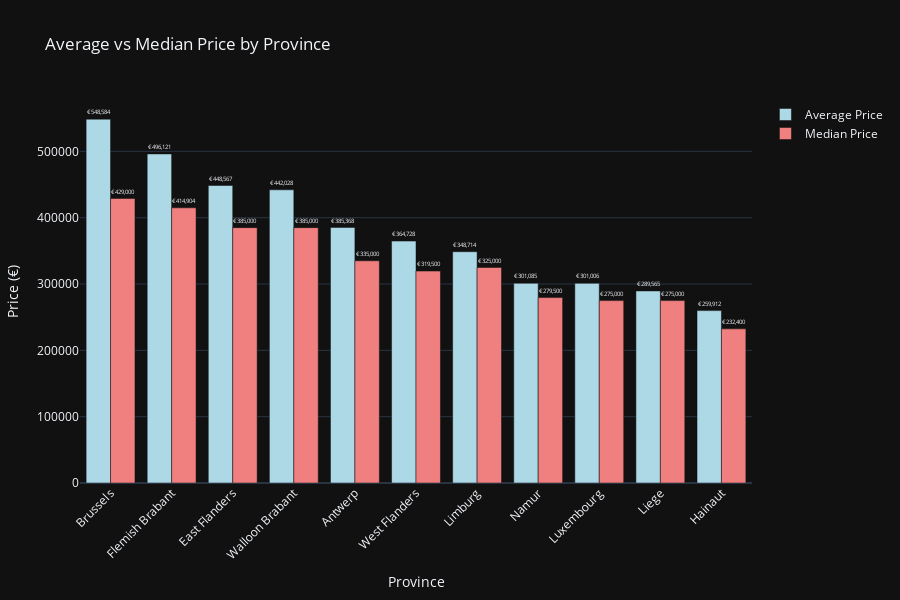

Notebook source saved alongside this figure:
### Code cell
import plotly.graph_objects as go 


print("="*70)
print("📊 BAR CHART: Average Price by Province")
print("="*70)

# Calculate average price per province
avg_prices = df.groupby('province')['Price'].agg(['mean', 'median', 'count']).reset_index()
avg_prices = avg_prices.sort_values('mean', ascending=False)

print("\nAverage Prices by Province:")
print(avg_prices)

# Create bar chart
fig = go.Figure()

# Add bars for mean price
fig.add_trace(go.Bar(
    x=avg_prices['province'],
    y=avg_prices['mean'],
    name='Average Price',
    text=avg_prices['mean'].apply(lambda x: f'€{x:,.0f}'),
    textposition='outside',
    marker_color='lightblue',
    hovertemplate='<b>%{x}</b><br>Average: €%{y:,.0f}<extra></extra>'
))

# Add bars for median price
fig.add_trace(go.Bar(
    x=avg_prices['province'],
    y=avg_prices['median'],
    name='Median Price',
    text=avg_prices['median'].apply(lambda x: f'€{x:,.0f}'),
    textposition='outside',
    marker_color='lightcoral',
    hovertemplate='<b>%{x}</b><br>Median: €%{y:,.0f}<extra></extra>'
))

fig.update_layout(
    title='Average vs Median Price by Province',
    xaxis_title='Province',
    yaxis_title='Price (€)',
    barmode='group',  # Side-by-side bars
    height=600,
    xaxis_tickangle=-45,
    hovermode='x unified'
)

fig.update_yaxes(tickformat='€,.0f')

fig.show()

print(f"\n✓ Chart created for {len(avg_prices)} provinces")

### Figure 1 — Plotly figure (JSON) as saved in the notebook; plotly's stock layout.template omitted (floating-point values rounded to 4 significant figures)
{"data": [{"hovertemplate": "<b>%{x}</b><br>Average: €%{y:,.0f}<extra></extra>", "marker": {"color": "lightblue"}, "name": "Average Price", "text": ["€548,584", "€496,121", "€448,567", "€442,028", "€385,368", "€364,728", "€348,714", "€301,085", "€301,006", "€289,565", "€259,912"], "textposition": "outside", "x": ["Brussels", "Flemish Brabant", "East Flanders", "Walloon Brabant", "Antwerp", "West Flanders", "Limburg", "Namur", "Luxembourg", "Liege", "Hainaut"], "y": [548600.0, 496100.0, 448600.0, 442000.0, 385400.0, 364700.0, 348700.0, 301100.0, 301000.0, 289600.0, 259900.0], "type": "bar"}, {"hovertemplate": "<b>%{x}</b><br>Median: €%{y:,.0f}<extra></extra>", "marker": {"color": "lightcoral"}, "name": "Median Price", "text": ["€429,000", "€414,904", "€385,000", "€385,000", "€335,000", "€319,500", "€325,000", "€279,500", "€275,000", "€275,000", "€232,400"], "textposition": "outside", "x": ["Brussels", "Flemish Brabant", "East Flanders", "Walloon Brabant", "Antwerp", "West Flanders", "Limburg", "Namur", "Luxembourg", "Liege", "Hainaut"], "y": [429000.0, 414900.0, 385000.0, 385000.0, 335000.0, 319500.0, 325000.0, 279500.0, 275000.0, 275000.0, 232400.0], "type": "bar"}], "layout": {"xaxis": {"title": {"text": "Province"}, "tickangle": -45}, "title": {"text": "Average vs Median Price by Province"}, "yaxis": {"title": {"text": "Price (€)"}, "tickformat": "€,.0f"}, "barmode": "group", "height": 600, "hovermode": "x unified"}}
